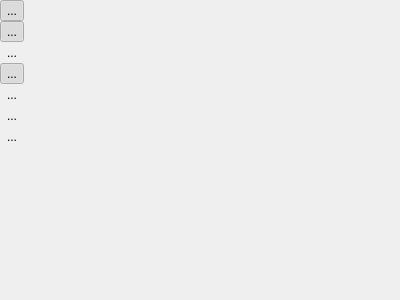
<?xml version="1.0" encoding="UTF-8"?>
<ui version="4.0">
 <class>DisplayGraphic3DFrame</class>
 <widget class="QFrame" name="DisplayGraphic3DFrame">
  <property name="geometry">
   <rect>
    <x>0</x>
    <y>0</y>
    <width>400</width>
    <height>300</height>
   </rect>
  </property>
  <property name="windowTitle">
   <string>Frame</string>
  </property>
  <property name="frameShape">
   <enum>QFrame::NoFrame</enum>
  </property>
  <property name="frameShadow">
   <enum>QFrame::Raised</enum>
  </property>
  <layout class="QHBoxLayout" name="horizontalLayout">
   <property name="spacing">
    <number>0</number>
   </property>
   <property name="margin">
    <number>0</number>
   </property>
   <item>
    <widget class="QFrame" name="frame">
     <layout class="QVBoxLayout" name="verticalLayout">
      <property name="spacing">
       <number>0</number>
      </property>
      <property name="margin">
       <number>0</number>
      </property>
      <item>
       <widget class="QToolButton" name="toolButton">
        <property name="text">
         <string>...</string>
        </property>
        <property name="icon">
         <iconset resource="icons/3D/3D.qrc">
          <normaloff>:/icons/3D/floormesh.png</normaloff>:/icons/3D/floormesh.png</iconset>
        </property>
        <property name="checkable">
         <bool>true</bool>
        </property>
        <property name="checked">
         <bool>true</bool>
        </property>
        <property name="autoRaise">
         <bool>true</bool>
        </property>
       </widget>
      </item>
      <item>
       <widget class="QToolButton" name="toolButton_5">
        <property name="text">
         <string>...</string>
        </property>
        <property name="icon">
         <iconset resource="icons/3D/3D.qrc">
          <normaloff>:/icons/3D/box.png</normaloff>:/icons/3D/box.png</iconset>
        </property>
        <property name="checkable">
         <bool>true</bool>
        </property>
        <property name="checked">
         <bool>true</bool>
        </property>
        <property name="autoRaise">
         <bool>true</bool>
        </property>
       </widget>
      </item>
      <item>
       <widget class="QToolButton" name="toolButton_4">
        <property name="text">
         <string>...</string>
        </property>
        <property name="icon">
         <iconset resource="icons/3D/3D.qrc">
          <normaloff>:/icons/3D/ref.png</normaloff>:/icons/3D/ref.png</iconset>
        </property>
        <property name="checkable">
         <bool>true</bool>
        </property>
        <property name="checked">
         <bool>false</bool>
        </property>
        <property name="autoRaise">
         <bool>true</bool>
        </property>
       </widget>
      </item>
      <item>
       <widget class="QToolButton" name="toolButton_3">
        <property name="text">
         <string>...</string>
        </property>
        <property name="icon">
         <iconset resource="icons/3D/3D.qrc">
          <normaloff>:/icons/3D/hiddenline.png</normaloff>:/icons/3D/hiddenline.png</iconset>
        </property>
        <property name="checkable">
         <bool>true</bool>
        </property>
        <property name="checked">
         <bool>true</bool>
        </property>
        <property name="autoExclusive">
         <bool>true</bool>
        </property>
        <property name="autoRaise">
         <bool>true</bool>
        </property>
       </widget>
      </item>
      <item>
       <widget class="QToolButton" name="toolButton_2">
        <property name="text">
         <string>...</string>
        </property>
        <property name="icon">
         <iconset resource="icons/3D/3D.qrc">
          <normaloff>:/icons/3D/polygon.png</normaloff>:/icons/3D/polygon.png</iconset>
        </property>
        <property name="checkable">
         <bool>true</bool>
        </property>
        <property name="autoExclusive">
         <bool>true</bool>
        </property>
        <property name="autoRaise">
         <bool>true</bool>
        </property>
       </widget>
      </item>
      <item>
       <widget class="QToolButton" name="toolButton_Plus">
        <property name="text">
         <string>...</string>
        </property>
        <property name="icon">
         <iconset resource="icons/3D/3D.qrc">
          <normaloff>:/icons/3D/plus.png</normaloff>:/icons/3D/plus.png</iconset>
        </property>
        <property name="autoRaise">
         <bool>true</bool>
        </property>
       </widget>
      </item>
      <item>
       <widget class="QToolButton" name="toolButton_Moins">
        <property name="text">
         <string>...</string>
        </property>
        <property name="icon">
         <iconset resource="icons/3D/3D.qrc">
          <normaloff>:/icons/3D/minus.png</normaloff>:/icons/3D/minus.png</iconset>
        </property>
        <property name="autoRaise">
         <bool>true</bool>
        </property>
       </widget>
      </item>
      <item>
       <spacer name="verticalSpacer">
        <property name="orientation">
         <enum>Qt::Vertical</enum>
        </property>
        <property name="sizeHint" stdset="0">
         <size>
          <width>20</width>
          <height>40</height>
         </size>
        </property>
       </spacer>
      </item>
     </layout>
    </widget>
   </item>
  </layout>
 </widget>
 <resources>
  <include location="icons/3D/3D.qrc"/>
 </resources>
 <connections/>
</ui>
